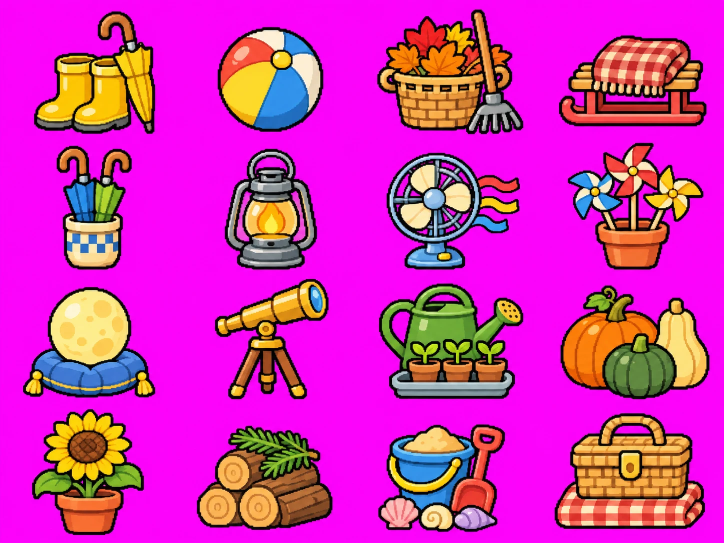
#> input picture art_src/decor/new_things1.png, 1448 x 1086 px (shown at 1/2 size); its folder holds 5 pictures in this run; the run also reads 2 pictures not shown here
$ python decor2_build.py
#> lines starting #> are read from the running program, lines starting #| are printed output that depends on the picture; after the words box and inside, x2 and y2 are one past the last pixel; in counts of white or black regions, pixels touching at a corner belong together
### tools/room_build.py
#!/usr/bin/env python3
"""Builds the room art from the source pictures in art_src/room2/.

  filled.png  the room with every object painted in, lamps off (window panes and both frames flat magenta)
  sheet1.png  loose objects on magenta: only the trunk's open lid is used from it
  sheet2.png  loose objects on magenta: the crystal ball's mist, the moon dial's faces, the paper cup, the coin
  bigpic.png  the picture in the big frame
  smallpic.png the picture in the small frame
  curtains.png the curtains drawn closed, on magenta
  views.png   the view from the window in spring, summer, autumn and winter, side by side
  sheet3.png  the jar of mash and the spoon, on magenta (its side-on bassinet is not used)
  sheet5.png  Tofu's cupboard with its door open, and the cat toys, on magenta
  sheet4.png  the bassinet seen from the front, empty and with its blanket up, on magenta

Writes into the repo root:
  room2.png        the room, window panes see-through, the wind-up cat's cubby empty
  obj_*.png        the few things that are their own pictures (the wind-up cat's frames, the cup, the changing faces)
  carry_cup_*.png  the cup as it is carried
  curtains2.png    the closed curtains
  sash2.png        the bars of the window's bottom row, for when it slides up
  obj_nocrate.png  the bit of wall and floor behind the milk crate, for when the bassinet stands there instead
  obj_bass.png, obj_bass_bed.png  the bassinet, and the bassinet with its blanket up
  treat_mash.png   the jar of mash with its spoon
  obj_cup_open.png Tofu's cupboard standing open; cub_*.png the cat toys kept in it
Run: python3 tools/room_build.py
"""
import os,json
from PIL import Image
import numpy as np
from scipy import ndimage as nd
ROOT=os.path.dirname(os.path.dirname(os.path.abspath(__file__)));SRC=os.path.join(ROOT,'art_src','room2')
W,H=1670,942
def load(n):return np.asarray(Image.open(os.path.join(SRC,n)).convert('RGB')).astype(np.int32)
def fit(a): # sources are 1671 or 1672 wide and 941 tall: trimmed to 1670, the last row repeated
    a=a[:,:W] if a.shape[1]==1671 else a[:,1:1671];return np.concatenate([a,a[-1:]],0)
def magenta(a,tol=150):return (np.abs(a-np.array([250,0,250])).sum(2)<tol)
def defringe(rgb,hole,ring=3):
    """Pixels beside a cut-out that still carry pink are given the colour of the nearest clean pixel."""
    near=nd.binary_dilation(hole,iterations=ring)&~hole
    pink=near&((rgb[...,0]-rgb[...,1]>70)&(rgb[...,2]-rgb[...,1]>70))
    bad=hole|pink
    idx=nd.distance_transform_edt(bad,return_distances=False,return_indices=True)
    out=rgb.copy();out[pink]=rgb[idx[0][pink],idx[1][pink]];return out
"""JACKIE'S COLOUR CHANGES (Nov 19): nine named colours, each with the colour it is now and the colour it should be. The art itself
is not redrawn: every pixel of that colour's family, in that thing's part of the picture, is moved by the same step, so its
shading and its dark outlines stay as drawn."""
def hx(h):return np.array([int(h[i:i+2],16) for i in (1,3,5)],float)
def hsv(a):return np.asarray(Image.fromarray(a.clip(0,255).astype(np.uint8),'RGB').convert('HSV')).astype(float)
def unhsv(h):return np.asarray(Image.fromarray(h.clip(0,255).astype(np.uint8),'HSV').convert('RGB')).astype(np.int32)
def box(shape,x0,y0,x1,y1):m=np.zeros(shape[:2],bool);m[y0:y1,x0:x1]=True;return m
def shift(a,where,src,dst,tol):
    """Every pixel within tol of src (in that part of the picture) moves by the same step as src does, less the further it is from src."""
    src,dst=hx(src),hx(dst);d=np.sqrt(((a-src)**2).sum(2));w=np.clip(1-d/tol,0,1)*where;return (a+(dst-src)*w[...,None]).clip(0,255)
# [87 lines left out: functions scale, greens, wall_dots, wallpaper, recolour, nudge, not called in this run]
TOY=(54,352,140,438) # the wind-up cat's place in its cubby (left, top, right, bottom)
# [29 lines left out: function build_room, not called in this run]
# name: (sheet, x, y, w, h, scale). Scales are set so each lines up with the same object as it is painted in the room.
CUTS={'trunk_open':(1,465,286,254,207,.42),
 'ball2':(2,273,62,149,177,.475),'ball3':(2,486,62,150,177,.475),'ball4':(2,697,62,150,177,.475),'ball5':(2,908,62,150,177,.475),
 'moon1':(2,58,298,177,169,.56),'moon2':(2,285,298,178,169,.56),'moon3':(2,505,298,178,169,.56),'moon4':(2,727,298,178,168,.56),'moon5':(2,948,298,178,169,.56),
 'cup':(2,1221,305,135,151,.19),'coin':(2,681,735,147,150,.14)}
def cut(sheet,x,y,w,h,sc,pad=6,holes=False,tol=200): # tol: how near to magenta counts as background (lower it for art with hot pink in it) # holes: magenta shut in by the thing (the gap under the bassinet) is background too
    a=sheet[max(0,y-pad):y+h+pad,max(0,x-pad):x+w+pad];bg=magenta(a,tol)
    lab,n=nd.label(bg);edge=set(lab[0])|set(lab[-1])|set(lab[:,0])|set(lab[:,-1]);edge.discard(0)
    out=np.isin(lab,list(edge)) # only the magenta that reaches the edge of the cut is background (a pink crystal ball stays)
    pure=(a[...,0]>225)&(a[...,2]>225)&(a[...,1]<60);out|=nd.binary_opening(pure,iterations=1)
    if holes:out|=nd.binary_opening(bg,iterations=1)
    out=nd.binary_dilation(out,iterations=1)
    rgb=defringe(a,out,2);al=np.where(out,0,255)
    ys,xs=np.where(al>0);rgb=rgb[ys.min():ys.max()+1,xs.min():xs.max()+1];al=al[ys.min():ys.max()+1,xs.min():xs.max()+1]
    im=Image.fromarray(np.dstack([rgb,al]).astype(np.uint8),'RGBA')
    nw,nh=max(1,round(im.width*sc)),max(1,round(im.height*sc))
    pm=np.asarray(im).astype(float);pm[...,:3]*=pm[...,3:]/255
    sm=np.asarray(Image.fromarray(pm.astype(np.uint8),'RGBA').resize((nw,nh),Image.LANCZOS)).astype(float)
    A=sm[...,3:];rgb=np.where(A>0,sm[...,:3]*255/np.maximum(A,1),0).clip(0,255);A=np.where(A>=128,255,0) # hard edges, as everywhere in the game
    return Image.fromarray(np.dstack([rgb,A]).astype(np.uint8),'RGBA')
# [101 lines left out: functions build_objs, build_carry, build_curtains, build_sash, build_views, not called in this run]
CRATE=[(238,633),(381,622),(437,651),(435,770),(288,785),(238,754)] # the milk crate's outline in the room, a little generous
# [60 lines left out: functions build_bassinet, build_cupboard, build_frame, not called in this run]
# [4 lines that do not run on import are left out]

### tools/decor2_build.py
#!/usr/bin/env python3
"""Cuts the second round of decorations (Jackie's sheets of Nov 27) out of their magenta sheets:
  art_src/decor/new_things1..4.png  four sheets of 16 single objects for the floor  -> decor/t_<id>.png
  art_src/decor/new_garlands.png    14 garlands, two to a row                        -> decor/g_<id>.png
  art_src/movieroom/blankets.png    6 throws for the movie room couch                -> movieroom/blanket_<id>.png
Each thing is found by the cell of the grid it stands in, cut whole and scaled with hard edges (tools/room_build.py's cut).
A throw is saved already laid over a patch of bare couch the size of the old cream throw, so it can be shown over the room's
picture and nothing of the old throw shows round it. The patch is the couch's own pixels: each row is carried across from a
bare column of the same cushion. Run: python3 tools/decor2_build.py"""
import os,sys,json
import numpy as np,scipy.ndimage as nd
from PIL import Image
sys.path.insert(0,os.path.dirname(os.path.abspath(__file__)))
import room_build as rb
ROOT=rb.ROOT;SRC=os.path.join(ROOT,'art_src','decor');OUT=os.path.join(ROOT,'decor')
THINGS=[['boots','beachball','leaves','sledge','umbrellas','stormlamp','fan','pinwheels','moonlamp','telescope','seedlings','squash','sunflower','firewood','sandbucket','picnic'],
 ['present','newhome','trophy','sickday','catbox','backpack','movienight','fort','boardgame','teatray','ballgame','guitar','crafts','books','globe','mop'],
 ['newyear','kumquat','valentine','peach','holi','hyacinth','eggtree','waterjar','eidlantern','irises','lotus','hibiscus','midsummer','pride','tanabata','morningglory'],
 ['pampas','bojagi','rangoli','jackolantern','marigolds','dreidel','winterlantern','smalltree','kwanzaa','applepie','snowglobe','poinsettia','presents','paperlantern','mandarins','skates']]
GARLANDS=['blossom','citrus','leaves','snow','rain','moons','hearts','eggs','bats','evergreen','marigold','pennants','lanterns','bunting']
BLANKETS=['check','daisy','knit','patch','cloud','moon']
DROP={'telescope','guitar','globe'} # Jackie, Nov 27: "no telescope, guitar, globe"
FIT=(124,128);BASE=.5;G_W=236;TOL=110
def cells(a,cols,rows,least=1500):
    """The bounding box of everything standing in each cell of the sheet's grid, in reading order."""
    fg=~rb.magenta(a,TOL);lab,n=nd.label(nd.binary_dilation(fg,iterations=3));H,W=fg.shape;box={}
    for i,sl in enumerate(nd.find_objects(lab),1):
        m=(lab[sl]==i)&fg[sl]
        if m.sum()<least:continue
        ys,xs=np.where(m);ys+=sl[0].start;xs+=sl[1].start;c=(min(rows-1,int(ys.mean()*rows/H)),min(cols-1,int(xs.mean()*cols/W)))
        b=box.get(c);q=[xs.min(),ys.min(),xs.max()+1,ys.max()+1];box[c]=q if b is None else [min(b[0],q[0]),min(b[1],q[1]),max(b[2],q[2]),max(b[3],q[3])]
    assert len(box)==cols*rows,(len(box),sorted(box))
    return [box[(r,c)] for r in range(rows) for c in range(cols)]
def specks(im):
    a=np.asarray(im).copy();lab,n=nd.label(a[...,3]>0);sz=nd.sum(np.ones(lab.shape),lab,range(1,n+1))
    for i in range(1,n+1):
        if sz[i-1]<10:a[lab==i,3]=0
    ys,xs=np.where(a[...,3]>0);return Image.fromarray(a[ys.min():ys.max()+1,xs.min():xs.max()+1],'RGBA')
def main_part(im):
    """Only the thing itself: whatever is not joined to the biggest part (a sliver of the next garland on the sheet) is dropped."""
    a=np.asarray(im).copy();lab,n=nd.label(nd.binary_dilation(a[...,3]>0,iterations=3));big=1+int(np.argmax(nd.sum(a[...,3]>0,lab,range(1,n+1))));a[lab!=big,3]=0
    ys,xs=np.where(a[...,3]>0);return Image.fromarray(a[ys.min():ys.max()+1,xs.min():xs.max()+1],'RGBA')
def things():
    meta={}
    for n,names in enumerate(THINGS,1):
        a=np.asarray(Image.open(os.path.join(SRC,'new_things%d.png'%n)).convert('RGB')).astype(np.int32)
        for name,(x0,y0,x1,y1) in zip(names,cells(a,4,4)):
            if name in DROP:continue
            w,h=x1-x0,y1-y0;im=specks(rb.cut(a,x0,y0,w,h,min(BASE,FIT[0]/w,FIT[1]/h),holes=True,tol=TOL));im.save(os.path.join(OUT,'t_%s.png'%name),optimize=True);meta[name]=[im.width,im.height]
    return meta
def garlands():
    a=np.asarray(Image.open(os.path.join(SRC,'new_garlands.png')).convert('RGB')).astype(np.int32);meta={}
    for name,(x0,y0,x1,y1) in zip(GARLANDS,cells(a,2,7)):
        w,h=x1-x0,y1-y0;im=main_part(rb.cut(a,x0,y0,w,h,G_W/w,holes=True,tol=TOL));im.save(os.path.join(OUT,'g_%s.png'%name),optimize=True);meta[name]=[im.width,im.height]
    return meta
THROW=(430,676,640,880) # the part of the movie room's picture the old cream throw hangs in, with room to the right for a wider one
BARE_X=652              # a column of the same cushion with nothing hanging over it
B_LEFT,B_BOTTOM,B_K=435,873,.56 # where a new throw's left edge and the bottom of its tassels go, and its scale
def blankets():
    room=np.asarray(Image.open(os.path.join(ROOT,'movieroom','room.png')).convert('RGBA')).copy();x0,y0,x1,y1=THROW
    patch=np.repeat(room[y0:y1,BARE_X:BARE_X+1],x1-x0,axis=1) # bare couch, row by row
    a=np.asarray(Image.open(os.path.join(ROOT,'art_src','movieroom','blankets.png')).convert('RGB')).astype(np.int32);meta={'box':[x0,y0,x1-x0,y1-y0]}
    for name,(bx0,by0,bx1,by1) in zip(BLANKETS,cells(a,3,2)):
        im=specks(rb.cut(a,bx0,by0,bx1-bx0,by1-by0,B_K,holes=True,tol=TOL));base=Image.fromarray(patch.copy(),'RGBA')
        base.alpha_composite(im,(B_LEFT-x0,B_BOTTOM-y0-im.height));base.save(os.path.join(ROOT,'movieroom','blanket_%s.png'%name),optimize=True);meta[name]=[im.width,im.height]
        im.save(os.path.join(ROOT,'movieroom','blanket_%s_icon.png'%name),optimize=True)
    Image.fromarray(room[682:875,435:593],'RGBA').save(os.path.join(ROOT,'movieroom','blanket_cream_icon.png'),optimize=True) # the room's own throw, for the drawer's first tile
    return meta
if __name__=='__main__':
    which=sys.argv[1:] or ['things','garlands','blankets']
    for w in which:print(w,json.dumps(globals()[w]()))
#> this loop made 3 passes
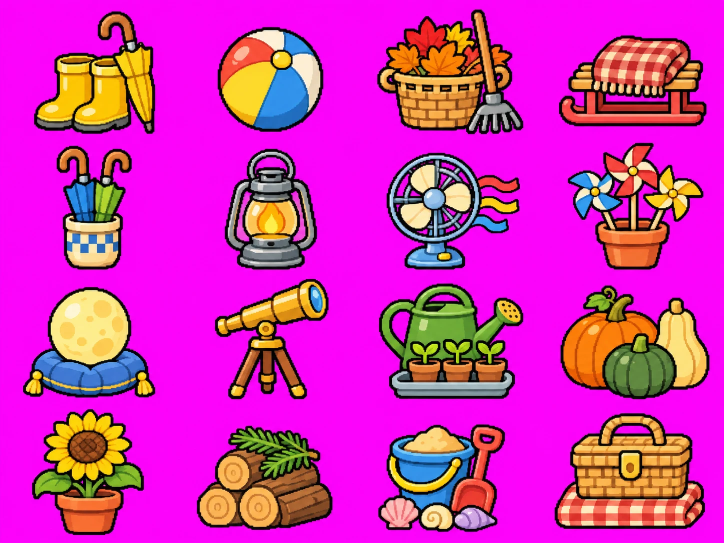
#> input picture art_src/decor/new_things1.png, 1448 x 1086 px (shown at 1/2 size)
#> pass 1, in cells, `fg = ~rb.magenta(a, TOL)`:
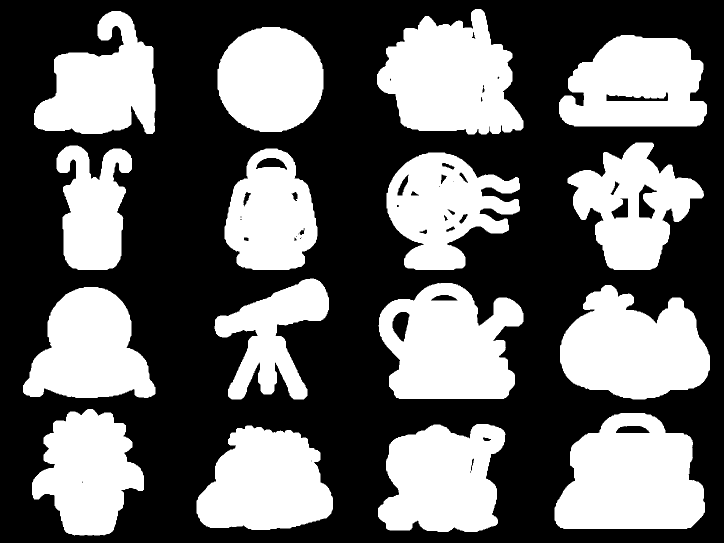
#> fg: shape (1086, 1448) bool (shown at 1/2 size); 40.5% white; 16 white regions, largest, box (x1, y1, x2, y2) and area: (1109, 826, 1410, 1058) 53319, (754, 18, 1047, 269) 50237, (757, 566, 1047, 798) 48487
#> pass 1, in cells, `lab, n = nd.label(nd.binary_dilation(fg, iterations=3))`:
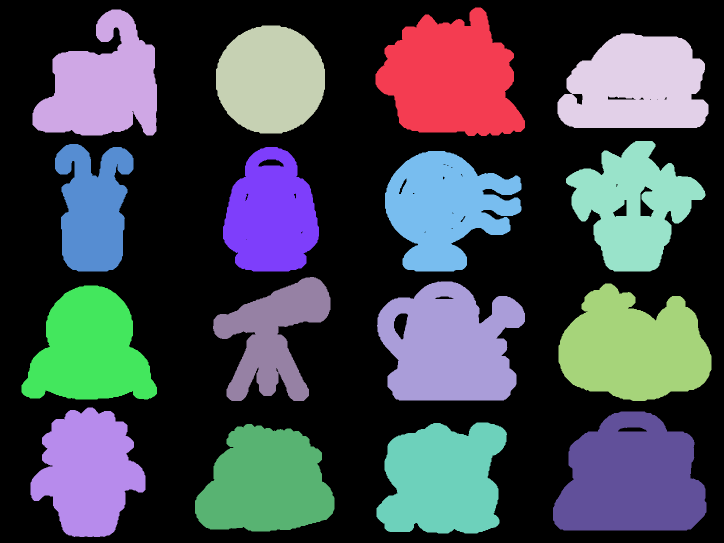
#> lab: shape (1086, 1448) int32 (shown at 1/2 size); 17 distinct labels, from 0 to 16; one colour per label, 0 black
#> pass 1, in cut, `a = sheet[max(0, y - pad):y + h + pad, max(0, x - pad):x + w + pad]`:
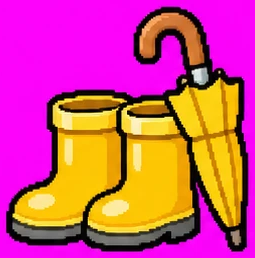
#> a: shape (258, 255, 3) int32; mean R, G, B 206.9, 76.3, 126
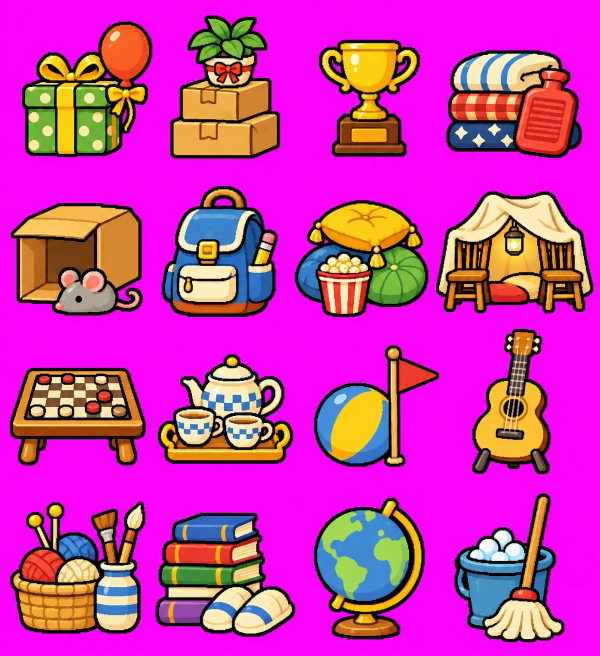
#> input picture art_src/decor/new_things2.png, 1199 x 1312 px (shown at 1/2 size)
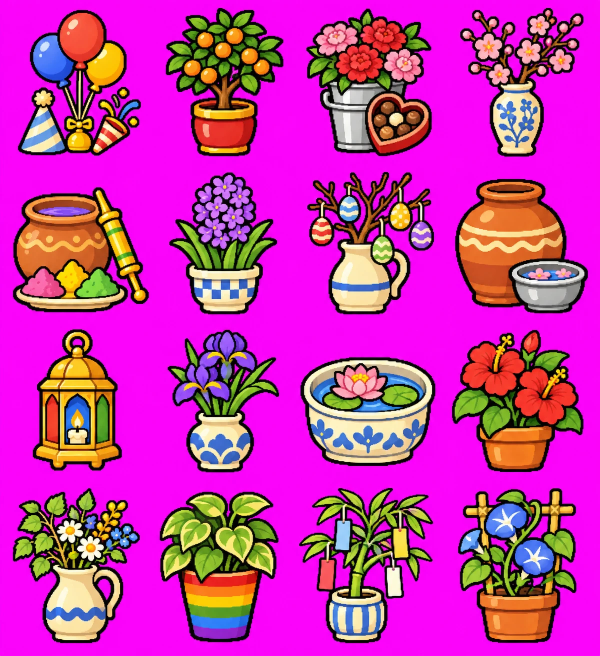
#> input picture art_src/decor/new_things3.png, 1199 x 1312 px (shown at 1/2 size)
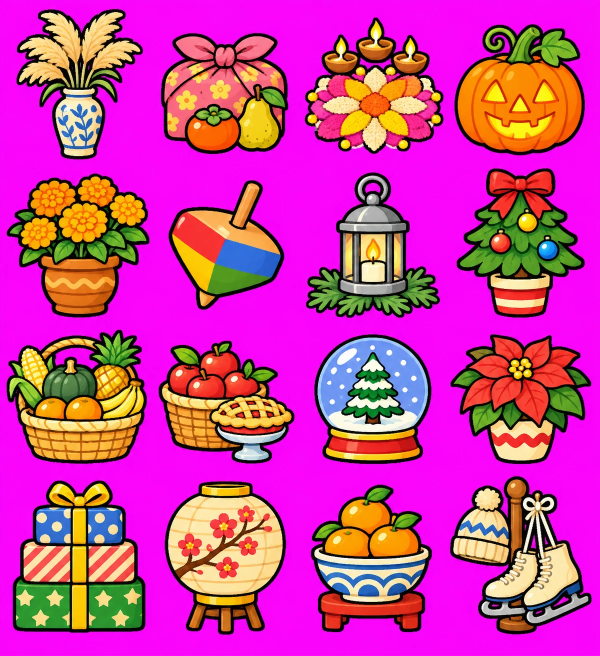
#> input picture art_src/decor/new_things4.png, 1199 x 1312 px (shown at 1/2 size)
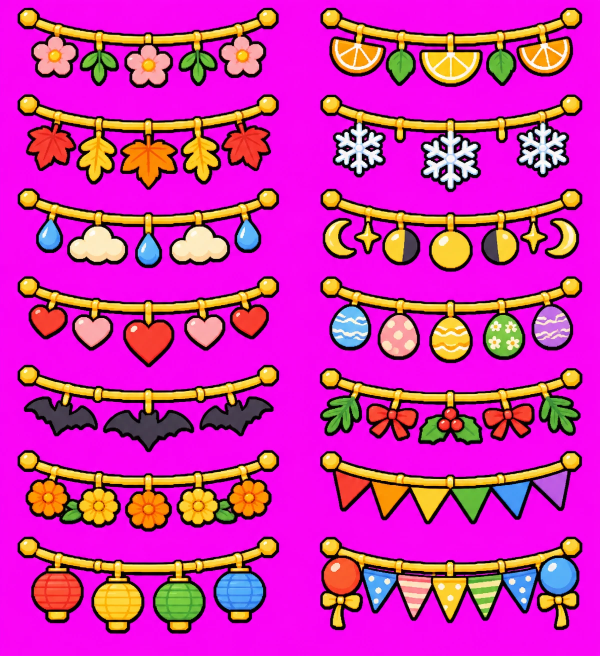
#> input picture art_src/decor/new_garlands.png, 1199 x 1312 px (shown at 1/2 size)
